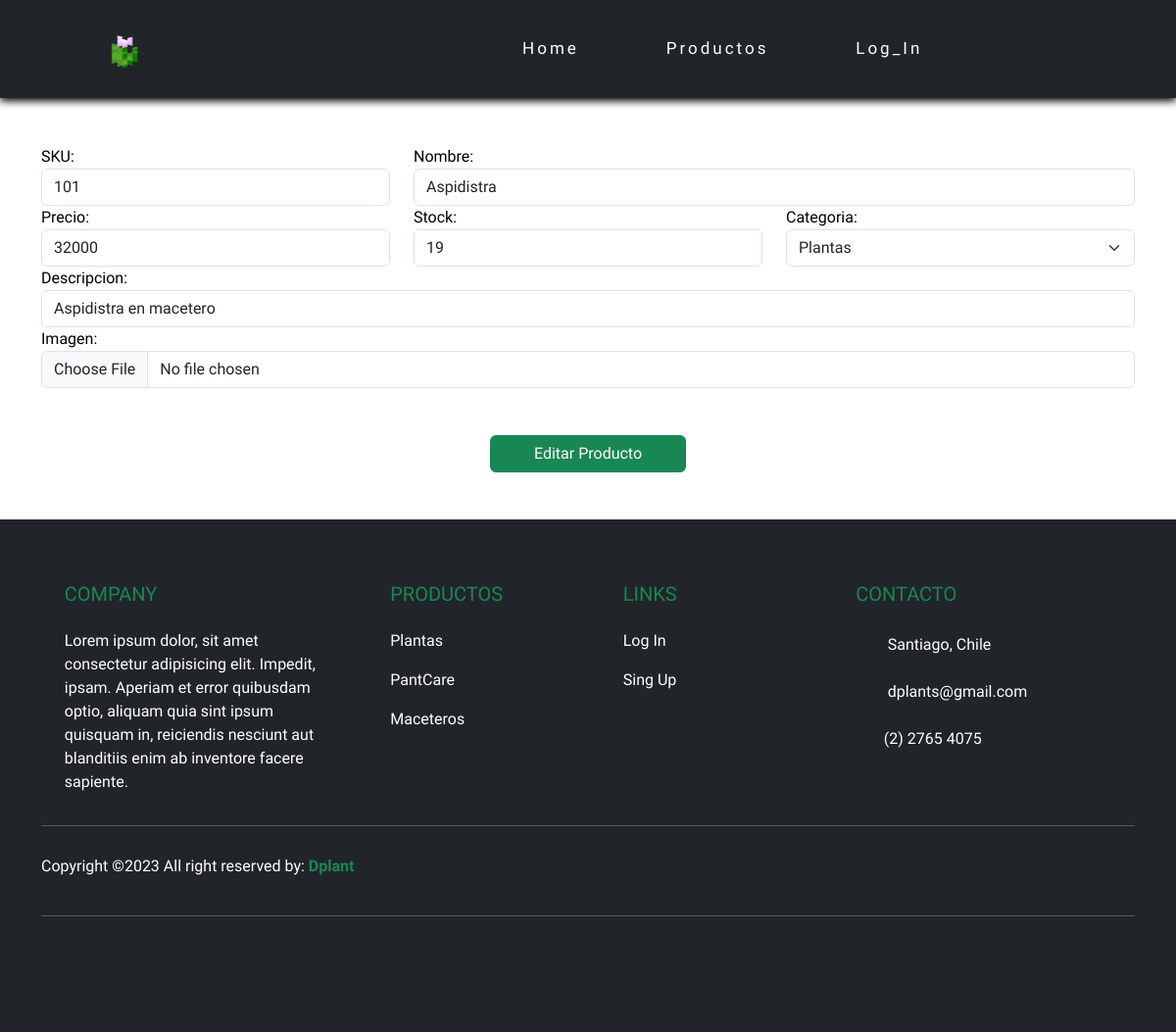
The app's page /editarProducto/101, older data.
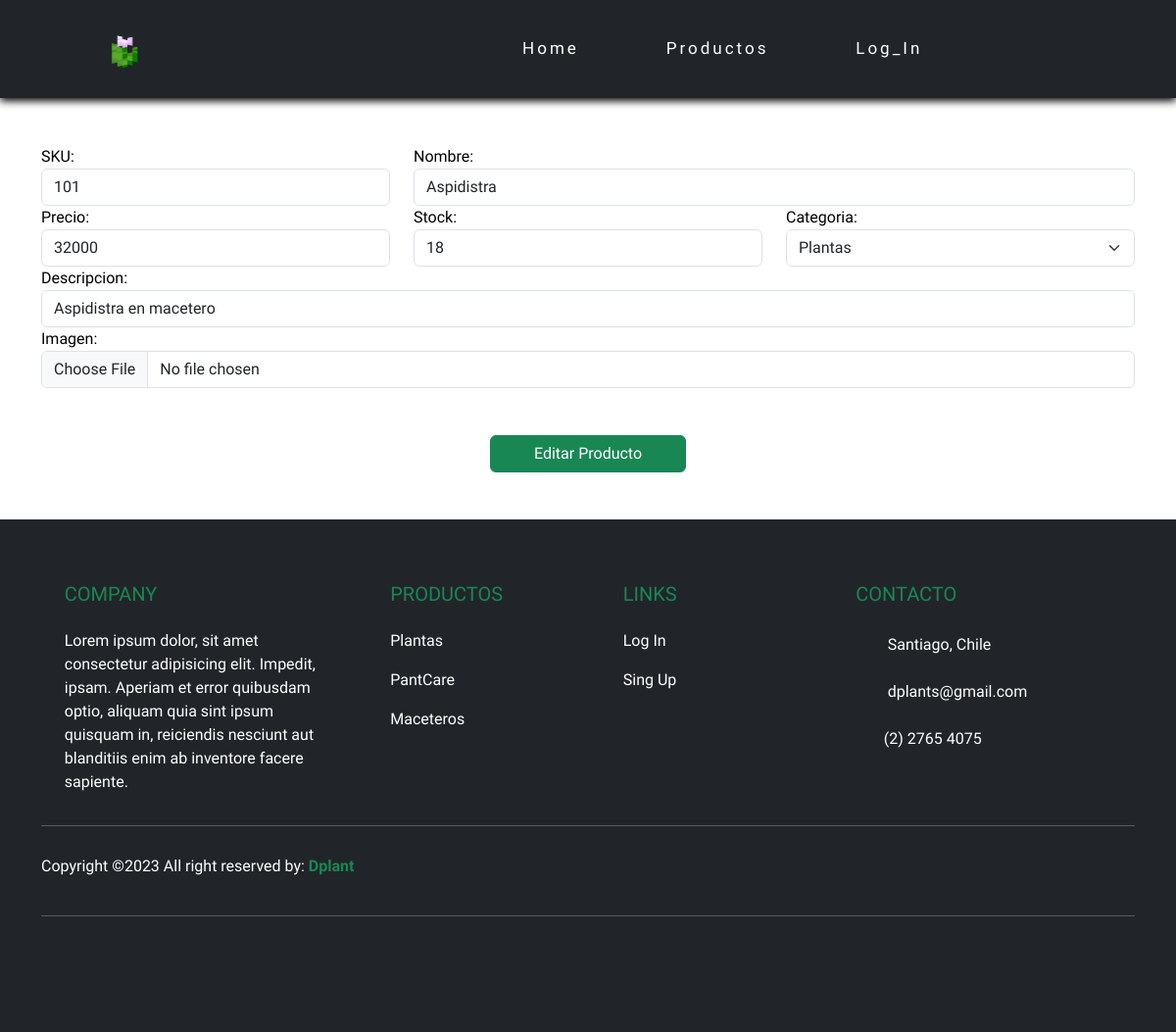
The same page, newer data.
### apps/Tienda/models.py (models this page shows, shortened)
class Producto(models.Model):
    sku = models.CharField(primary_key=True,max_length=15)
    nombre = models.CharField(max_length=50)
    precio = models.IntegerField()
    stock = models.IntegerField()
    fecha = models.DateField(auto_now_add=True)
    descripcion = models.CharField(max_length=120)
    imagenUrl = models.ImageField(upload_to="imgProducto")
    categoriaId = models.ForeignKey(Categoria, on_delete=models.CASCADE)

class Categoria(models.Model):
    id_categoria = models.IntegerField(primary_key=True)
    nombre_categoria = models.CharField(max_length=22)

### apps/Tienda/views.py (the view)
# urls.py: path('editarProducto/<sku>',cargarEditarProducto),
def cargarEditarProducto(request,sku):
    productoEdit = Producto.objects.get(sku = sku)
    categoria = Categoria.objects.all()
    return render(request,"editProducto.html",{"prod":productoEdit, "cate":categoria })

### apps/Tienda/templates/editProducto.html (shortened to what this page needs)
{% extends './base.html' %}
{% load static %}
{% block body %}
    <div class="container mt-5">
        <form id="formularioAgregar" action="/editarProducto" method="POST" enctype="multipart/form-data">{% csrf_token %}
            <div class="row">
                <div class="col-md-4">
                    <label for="txtSku">SKU:</label>
                    <input readonly value="{{prod.sku}}" name="txtSku" id="txtSku" type="text" class="form-control">
                </div>
                <div class="col-md-8">
                    <label for="txtnombre">Nombre:</label>
                    <input value="{{prod.nombre}}" name="txtnombre" id="txtnombre" type="text" class="form-control">
                </div>
                <div class="col-md-4">
                    <label for="txtprecio">Precio:</label>
                    <input value="{{prod.precio}}" name="txtprecio" id="txtprecio" type="text" class="form-control">
                </div>
                <div class="col-md-4">
                    <label for="txtStock">Stock:</label>
                    <input value="{{prod.stock}}" name="txtStock" id="txtStock" type="text" class="form-control">
                </div>
                <div class="col-md-4">
                    <label for="cmbCategoria">Categoria:</label>
                    <select  id="cmbCategoria" name="cmbCategoria" class="form-select" aria-label="Default select example">
                        {% for c in cate %}
                        <option  value="{{c.id_categoria}}" {% if c.id_categoria == prod.categoriaId.id_categoria %} selected {% endif %}>
                            {{c.nombre_categoria}}
                        </option>
                        {% endfor %}
                    </select>
                </div>
                <div class="col-md-12">
                    <label for="txtDescripcion">Descripcion:</label>
                    <input value="{{prod.descripcion}}" name="txtDescripcion" id="txtDescripcion" type="text" class="form-control">
                </div>
                <div class="col-md-12">
                    <label for="txtImagen">Imagen:</label>
                    <input name="txtImagen" id="txtImagen" type="file" class="form-control">
                </div>
            </div>
            <div class="row d-flex justify-content-around">
                <button class="btn btn-success mt-5 mb-5" type="submit" style="width: 200px;">Editar Producto</button>
            </div>
        </form>
    </div>
{% endblock %}

Row changes from the older to the newer data that the page shows:
changed Producto "Aspidistra": txtStock "19" → "18"
